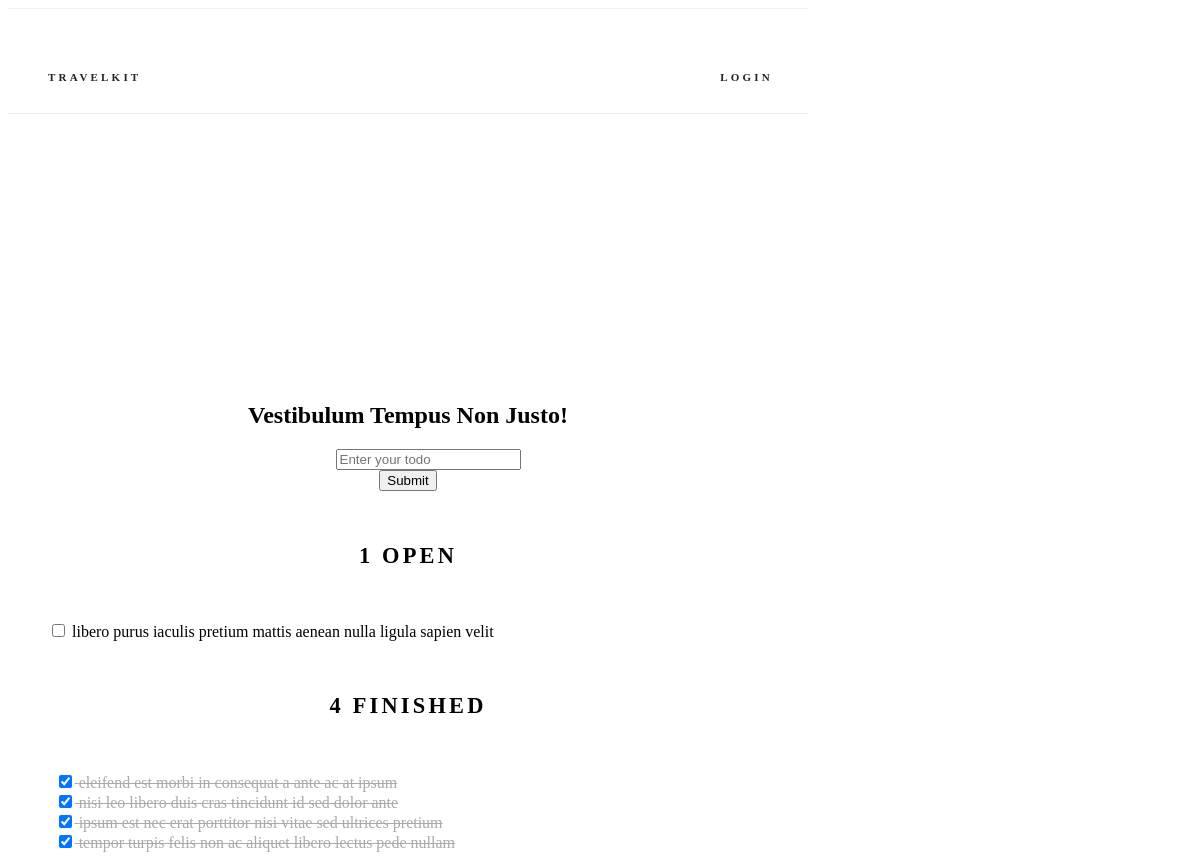
Screenshot of /todolist/2/ with the database file from the repository.
### app/models.py (models this page shows, shortened)
class BaseModel:
    """Base for all models, providing save, delete and from_dict methods."""

class TodoList(db.Model, BaseModel):
    __tablename__ = 'todolist'
    id = db.Column(db.Integer, primary_key=True)
    _title = db.Column('title', db.String(128))
    created_at = db.Column(db.DateTime, default=datetime.utcnow)
    creator = db.Column(db.String(64), db.ForeignKey('user.username'))
    todos = db.relationship('Todo', backref='todolist', lazy='dynamic')
    @property
    def title(self):
        return self._title
    @title.setter
    def title(self, title):
        if not check_length(title, 128):
            raise ValueError('{} is not a valid title'.format(title))
        self._title = title
    title = synonym('_title', descriptor=title)
    @property
    def finished_count(self):
        return self.todos.filter_by(is_finished=True).count()
    @property
    def open_count(self):
        return self.todos.filter_by(is_finished=False).count()

class Todo(db.Model, BaseModel):
    __tablename__ = 'todo'
    id = db.Column(db.Integer, primary_key=True)
    description = db.Column(db.String(128))
    created_at = db.Column(db.DateTime, index=True, default=datetime.utcnow)
    finished_at = db.Column(db.DateTime, index=True, default=None)
    is_finished = db.Column(db.Boolean, default=False)
    creator = db.Column(db.String(64), db.ForeignKey('user.username'))
    todolist_id = db.Column(db.Integer, db.ForeignKey('todolist.id'))

### app/main/views.py (the view)
@main.route('/todolist/<int:id>/', methods=['GET', 'POST'])
def todolist(id):
    todolist = TodoList.query.filter_by(id=id).first_or_404()
    form = TodoForm()
    if form.validate_on_submit():
        Todo(form.todo.data, todolist.id, _get_user()).save()
        return redirect(url_for('main.todolist', id=id))
    return render_template('todolist.html', todolist=todolist, form=form)

### app/main/forms.py
class TodoForm(FlaskForm):
    todo = StringField(
        'Enter your todo', validators=[Required(), Length(1, 128)]
    )
    submit = SubmitField('Submit')

### app/templates/todolist.html (shortened to what this page needs)
{% extends "base.html" %}
{% block body %}
<section class="header">
  <h2 class="title">{{todolist.title|title}}</h2>
  <div class="row">
    <div class="six columns">
      <form method=post>
        <dl>
          <dd>{{ form.todo(class_="u-full-width", placeholder="Enter your todo", value="", maxlength=128) }}
          <dt>{{ form.submit }}
        </dl>
      </form>
    </div>
    <div class="row">
      <div class="one-half column open-todos">
        <h6 class="docs-header">{{ todolist.open_count }} open</h6>
        <ul>
          {% for todo in todolist.todos %}
            {% if not todo.is_finished %}
              <li><input type="checkbox" id="checkbox" data-todo-id="{{ todo.id }}"> {{ todo.description }}</li>
            {% endif %}
          {% endfor %}
        </ul>
      </div>
      <div class="one-half column finished-todos">
        <h6 class="docs-header">{{ todolist.finished_count }} finished</h6>
        <ul>
          {% for todo in todolist.todos %}
            {% if todo.is_finished %}
              <li><input type="checkbox" id="checkbox" data-todo-id="{{ todo.id }}" checked="checked"> {{ todo.description }}</li>
            {% endif %}
          {% endfor %}
        </ul>
      </div>
    </div>
  </div>
</section>
{% endblock %}

### app/static/css/custom.css (style rules this page uses)
.open-todos ul, .finished-todos ul { list-style: none; text-align: left; word-wrap: break-word; }
h2.title { word-wrap: break-word; }
.finished-todos li { color: #aaa; padding-left: 5pt; text-decoration: line-through; }
.header { margin-top: 6rem; text-align: center; }
.docs-header { text-transform: uppercase; font-size: 1.4rem; letter-spacing: .2rem; font-weight: 600; }
@media (min-width: 550px) { .header { margin-top: 18rem; } }

### rows the page displays
TodoList: title "Vestibulum Tempus Non Justo!"
Todo: description "libero purus iaculis pretium mattis aenean nulla ligula sapien velit"
Todo: description "eleifend est morbi in consequat a ante ac at ipsum"
Todo: description "nisi leo libero duis cras tincidunt id sed dolor ante"
Todo: description "ipsum est nec erat porttitor nisi vitae sed ultrices pretium"
Todo: description "tempor turpis felis non ac aliquet libero lectus pede nullam"

### other values shown
{{ todolist.open_count }} "1"
{{ todolist.finished_count }} "4"
